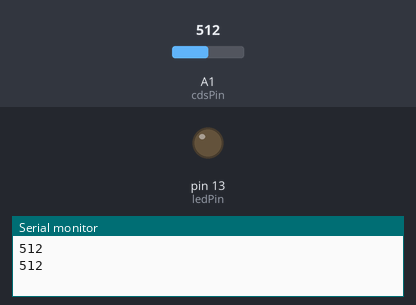
Bench run of a sketch on a simulated Arduino Uno, built with avr-gcc and run on an emulated ATmega328P. On the bench: output pins drawn as LEDs (lit = HIGH), the last lines printed to the serial monitor. The test bench sets the inputs (shaded band); at power-on: A1 (cdsPin) = 512.

Above: at 1.8 s.
1.9 s: A1 (cdsPin) set to 491
At 3.1 s:
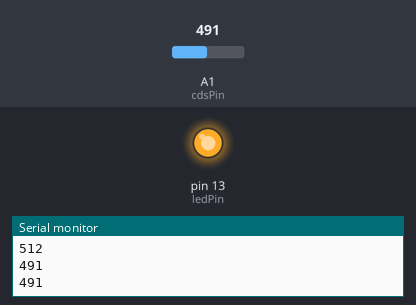
3.5 s: A1 (cdsPin) set to 510
At 4.6 s:
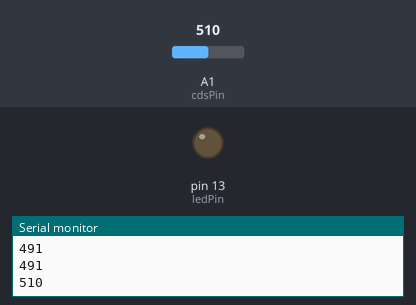
5.5 s: A1 (cdsPin) set to 490
At 7.4 s:
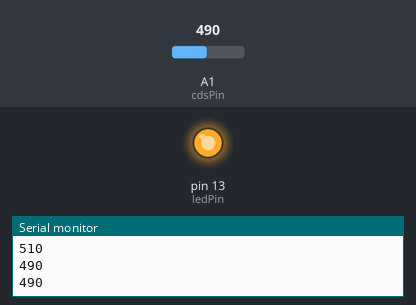
Timing chart, 0 to 8.9 s (numbered marks = the images above; inputs shaded):
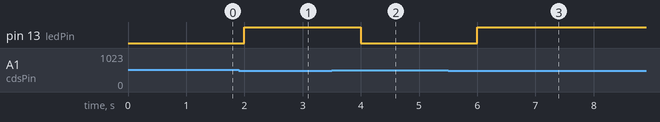

The sketch:

CdS_ex01.ino
```cpp
const int cdsPin = A1; // CdS 센서 연결 핀
const int ledPin = 13; // LED 연결 핀

void setup() {
  pinMode(ledPin, OUTPUT);
  Serial.begin(9600);
}

void loop() {
  int cdsValue = analogRead(cdsPin); // CdS 센서 값 읽기
  Serial.println(cdsValue);

  if (cdsValue < 500) { // 밝을 때
    digitalWrite(ledPin, HIGH); // LED 끄기
  } else { // 어두울 때
    digitalWrite(ledPin, LOW); // LED 켜기
  }

  delay(1000);
}
```

Measured:
- the behaviour switches between 500 and 499 on A1 (cdsPin) (found by bisection; images 0 and 1)
- after the input at 1.9 s, pin 13 (ledPin): LOW → HIGH after 0.10 s
- after the input at 3.5 s, pin 13 (ledPin): HIGH → LOW after 0.50 s
- after the input at 5.5 s, pin 13 (ledPin): LOW → HIGH after 0.50 s
